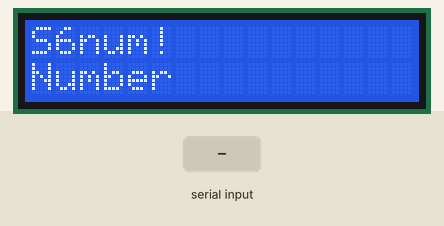
A sketch run on a simulated Arduino Uno, built with avr-gcc and run on an emulated ATmega328P. Parts: 16×2 character LCD. The test bench sets the inputs (shaded band). What the sketch prints to the serial monitor is not drawn.

Above: at 1.2 s.
1.3 s: "1\n" received over the second serial link
At 3.5 s:
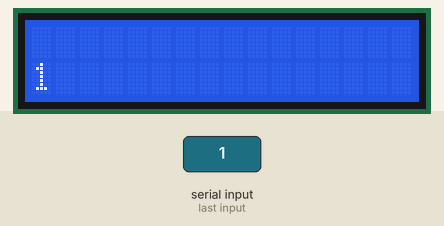
3.8 s: "0\n" received over the second serial link
At 5.6 s:
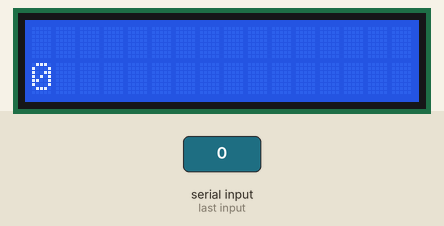
6.3 s: "2\n" received over the second serial link
At 8.7 s:
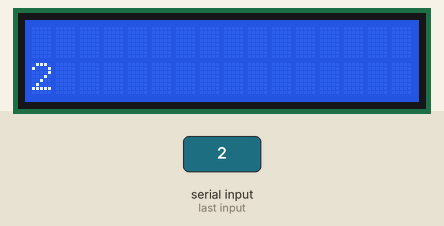
Timing chart, 0 to 10.2 s (numbered marks = the images above; inputs shaded):
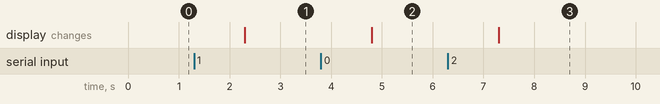

The sketch:

BtToDisplay.ino
```cpp
#include <SoftwareSerial.h>
#include <LiquidCrystal.h>

SoftwareSerial BT(10, 11); //Rx, Tx
LiquidCrystal lcd(7, 6, 5, 4, 3, 2); //RS E D4 D5 D6 D7

String text, SMSnumber, SMStext;

void setup()
{
  //serial monitor and bt serial open
  Serial.begin(9600);
  BT.begin(9600);

  //test msgs
  BT.println("bt module is ready");
  Serial.println("arduino monitor is ready");

  lcd.begin(16,2);

  lcd.setCursor(0, 1);
  lcd.print("Number");
  lcd.setCursor(0, 0);
  lcd.print("S6num!");
}

void loop()
{
  //keep reading from bt module and send to arduino serial monitor
  if (BT.available())
  {
    text = BT.readString();
    SMSnumber = text.substring(0, (text.indexOf('\n')));
    SMStext = text.substring((text.indexOf('\n')+1), text.length());
    Serial.println("number: " + SMSnumber);
    Serial.println("text:   " + SMStext);

    lcd.clear();
    lcd.setCursor(0, 1);
    lcd.print(SMSnumber);
    lcd.setCursor(0, 0);
    lcd.print(SMStext);

    //Serial.write(BT.read());
  }

  //keep reading from arduino serial monitor and send to bt module
  //if (Serial.available())
  //{
  //  BT.write(Serial.read());
  //}
}
```

Measured:
- after the input at 1.3 s, the display: changes after 1.0 s (image 1)
- after the input at 3.8 s, the display: changes after 1.0 s (image 2)
- after the input at 6.3 s, the display: changes after 1.0 s (image 3)
